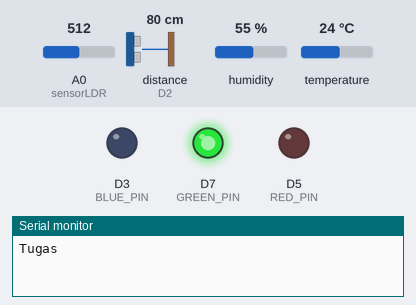
The program below on a simulated ESP8266 (NodeMCU). Shown: output pins drawn as LEDs (lit = HIGH), the last lines printed to the serial monitor. Wiring (inferred from the names in the program): ultrasonic range finder: trigger D1; echo D2. The test bench sets the inputs (shaded band); at power-on: distance to the obstacle (sensor on D2) 80 cm, A0 (sensorLDR) = 512, humidity 55 %, temperature 24 °C. The echo pulse lasts 58.3 µs per cm; pins used as bus, display or sensor lines are not drawn.

Above: at 4.2 s.
4.3 s: distance to the obstacle (sensor on D2) set to 2 cm
At 6.4 s:
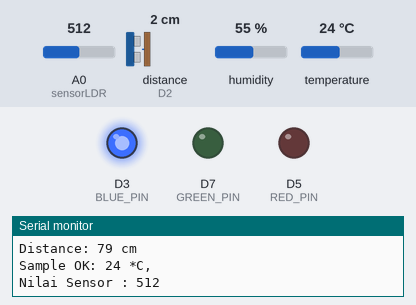
9.1 s: distance to the obstacle (sensor on D2) set to 9 cm
At 9.7 s:
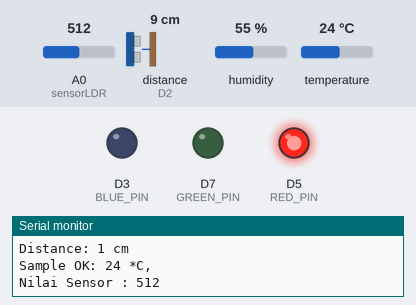
18.2 s: distance to the obstacle (sensor on D2) set to 4 cm
At 20.4 s:
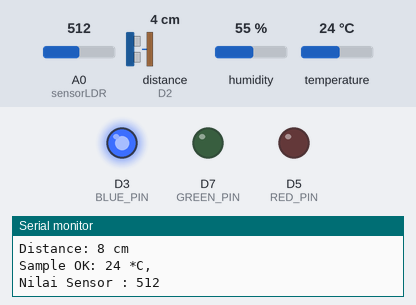
23.0 s: distance to the obstacle (sensor on D2) set to 18 cm
At 23.8 s:
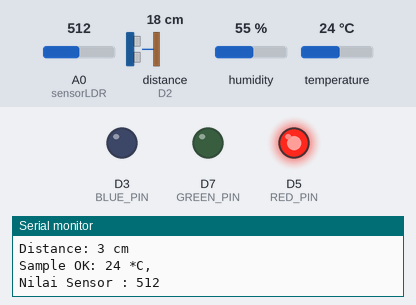
Timing chart, 0 to 33.1 s (numbered marks = the images above; inputs shaded):
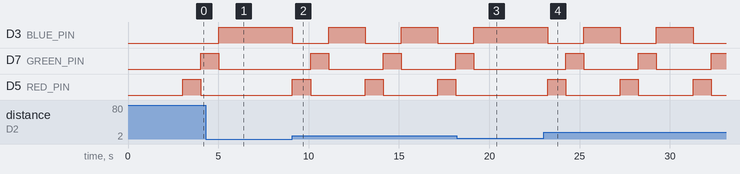

The program:

main.cpp
```cpp
#include <Arduino.h>
#include <SimpleDHT.h>

#define pinDHT 7 // SD3 pin signal sensor DHT

byte temperature = 0;
byte humidity = 0;

SimpleDHT11 dht11(D0); // instan sensor dht11

#define sensorLDR A0
int nilaiSensor;
// Deklarasi pin untuk setiap LED
#define pinDHT 7 // SD3 pin signal sensor DHT
#define RED_PIN D5
#define GREEN_PIN D7
#define BLUE_PIN D3
#define trigPin D1
#define echoPin D2

long duration;
int distance;

void setup()
{
  pinMode(RED_PIN, OUTPUT);
  pinMode(GREEN_PIN, OUTPUT);
  pinMode(BLUE_PIN, OUTPUT);
  pinMode(trigPin, OUTPUT);
  pinMode(echoPin, INPUT);
  Serial.begin(115200);
  Serial.println("Tugas");
  delay(3000);
}

void loop()
{

  int err = SimpleDHTErrSuccess;

  if ((err = dht11.read(&temperature, &humidity, NULL)) != SimpleDHTErrSuccess)
  {
    Serial.print("Pembacaan DHT11 gagal, err=");
    Serial.println(err);
    delay(1000);
    return;
  }

  nilaiSensor = analogRead(sensorLDR);
  // if (nilaiSensor <= 1000 && temperature < 24)
  // {
  //   digitalWrite(RED_PIN, HIGH);
  //   digitalWrite(GREEN_PIN, LOW);
  //   digitalWrite(BLUE_PIN, LOW);
  // }
  // else
  // {
  //   digitalWrite(RED_PIN, LOW);
  //   digitalWrite(GREEN_PIN, LOW);
  //   digitalWrite(BLUE_PIN, HIGH);
  // }

  // Trigger ultrasonic pulse
  digitalWrite(trigPin, LOW);
  delayMicroseconds(2);
  digitalWrite(trigPin, HIGH);
  delayMicroseconds(10);
  digitalWrite(trigPin, LOW);

  // Calculate duration of sound wave
  duration = pulseIn(echoPin, HIGH);

  // Convert duration to distance (in cm)
  distance = duration * 0.034 / 2;

  if (distance == 2)
  {
    digitalWrite(RED_PIN, LOW);
    digitalWrite(GREEN_PIN, LOW);
    digitalWrite(BLUE_PIN, HIGH);
  }
  else if (distance == 4)
  {
    digitalWrite(RED_PIN, LOW);
    digitalWrite(GREEN_PIN, HIGH);
    digitalWrite(BLUE_PIN, LOW);
  }
  else if (distance == 6)
  {
    digitalWrite(RED_PIN, HIGH);
    digitalWrite(GREEN_PIN, LOW);
    digitalWrite(BLUE_PIN, LOW);
  }
  else if (distance > 6)
  {
    digitalWrite(RED_PIN, HIGH);
    digitalWrite(GREEN_PIN, LOW);
    digitalWrite(BLUE_PIN, LOW);
    delay(1000);

    digitalWrite(RED_PIN, LOW);
    digitalWrite(GREEN_PIN, HIGH);
    digitalWrite(BLUE_PIN, LOW);
    delay(1000);

    digitalWrite(RED_PIN, LOW);
    digitalWrite(GREEN_PIN, LOW);
    digitalWrite(BLUE_PIN, HIGH);
    delay(1000);
  }

  // Print distance to serial monitor
  Serial.print("Distance: ");
  Serial.print(distance);
  Serial.println(" cm");
  Serial.print("Sample OK: ");
  Serial.print((int)temperature);
  Serial.print(" *C, ");
  Serial.println("");
  Serial.print("Nilai Sensor : ");
  Serial.println(nilaiSensor);
  Serial.println("");
  delay(1000);
}
```

Measured:
- after the input at 4.3 s, D3 (BLUE_PIN): goes on until 5.0 s, then stays HIGH; D7 (GREEN_PIN): goes on until 5.0 s, then stays LOW; D5 (RED_PIN): stays LOW (without the input it goes to HIGH after 2.8 s)
- after the input at 9.1 s, D3 (BLUE_PIN): alternates HIGH for 2.0 s and LOW for 2.0 s, starting at once; D7 (GREEN_PIN): alternates HIGH for 1.0 s and LOW for 3.0 s, starting after 1.0 s; D5 (RED_PIN): alternates HIGH for 1.0 s and LOW for 3.0 s, starting at once
- after the input at 18.2 s, D3 (BLUE_PIN): goes on until 19.2 s, then stays HIGH; D7 (GREEN_PIN): goes on until 19.2 s, then stays LOW; D5 (RED_PIN): stays LOW (without the input it goes to HIGH after 3.0 s)
- after the input at 23.0 s, D3 (BLUE_PIN): alternates HIGH for 2.0 s and LOW for 2.0 s, starting after 0.23 s; D7 (GREEN_PIN): alternates HIGH for 1.0 s and LOW for 3.0 s, starting after 1.2 s; D5 (RED_PIN): alternates HIGH for 1.0 s and LOW for 3.0 s, starting after 0.23 s
